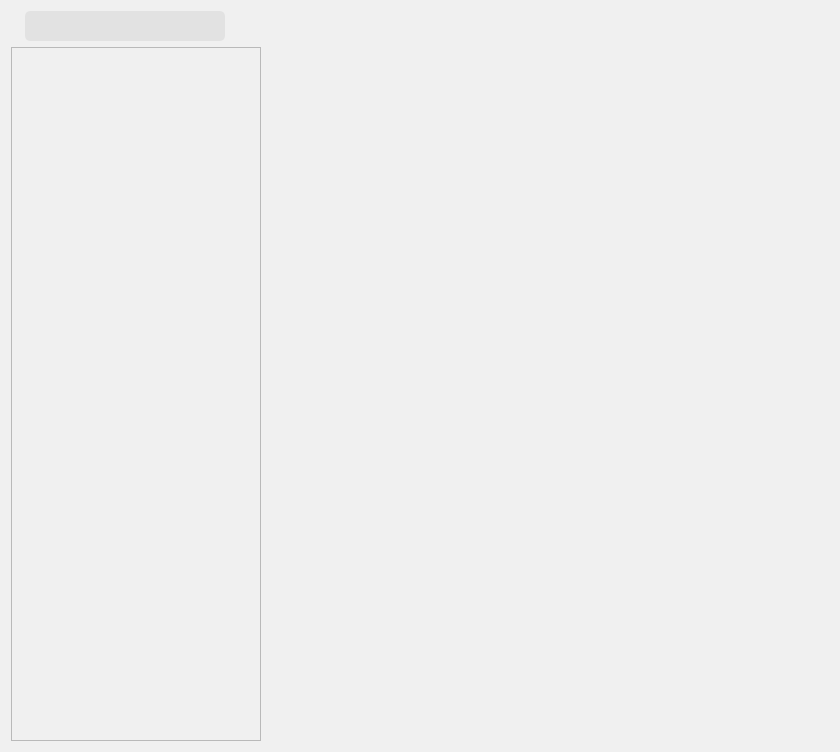
<?xml version="1.0" encoding="UTF-8"?>
<ui version="4.0">
    <class>Form</class>
    <widget class="QWidget" name="Form">
        <property name="geometry">
            <rect>
                <x>0</x>
                <y>0</y>
                <width>840</width>
                <height>752</height>
            </rect>
        </property>
        <property name="windowTitle">
            <string>Form</string>
        </property>
        <property name="styleSheet">
            <string notr="true">background: rgb(240, 240, 240);</string>
        </property>
        <layout class="QHBoxLayout" name="horizontalLayout_2" stretch="0,1">
            <property name="spacing">
                <number>6</number>
            </property>
            <item>
                <layout class="QVBoxLayout" name="verticalLayout_2" stretch="0,1">
                    <property name="spacing">
                        <number>6</number>
                    </property>
                    <item>
                        <layout class="QVBoxLayout" name="verticalLayout">
                            <item>
                                <layout class="QHBoxLayout" name="horizontalLayout">
                                    <item>
                                        <widget class="QLabel" name="label">
                                            <property name="text">
                                                <string/>
                                            </property>
                                        </widget>
                                    </item>
                                    <item>
                                        <widget class="QLineEdit" name="lineEdit">
                                            <property name="minimumSize">
                                                <size>
                                                    <width>200</width>
                                                    <height>30</height>
                                                </size>
                                            </property>
                                            <property name="maximumSize">
                                                <size>
                                                    <width>200</width>
                                                    <height>16777215</height>
                                                </size>
                                            </property>
                                            <property name="styleSheet">
                                                <string notr="true">background:transparent;
                                                    border-radius:5px;
                                                    border-top: 0px solid #b2e281;
                                                    border-bottom: 0px solid #b2e281;
                                                    border-right: 0px solid #b2e281;
                                                    border-left: 0px solid #b2e281;
                                                    border-style:outset;
                                                    background-color:rgb(226,226,226);
                                                </string>
                                            </property>
                                            <property name="cursorMoveStyle">
                                                <enum>Qt::VisualMoveStyle</enum>
                                            </property>
                                        </widget>
                                    </item>
                                    <item>
                                        <widget class="QLabel" name="label_2">
                                            <property name="minimumSize">
                                                <size>
                                                    <width>30</width>
                                                    <height>0</height>
                                                </size>
                                            </property>
                                            <property name="text">
                                                <string/>
                                            </property>
                                        </widget>
                                    </item>
                                </layout>
                            </item>
                        </layout>
                    </item>
                    <item>
                        <widget class="QListWidget" name="listWidget">
                            <property name="minimumSize">
                                <size>
                                    <width>250</width>
                                    <height>0</height>
                                </size>
                            </property>
                            <property name="maximumSize">
                                <size>
                                    <width>250</width>
                                    <height>16777215</height>
                                </size>
                            </property>
                            <property name="horizontalScrollBarPolicy">
                                <enum>Qt::ScrollBarAlwaysOff</enum>
                            </property>
                        </widget>
                    </item>
                </layout>
            </item>
            <item>
                <widget class="QStackedWidget" name="stackedWidget">
                    <property name="currentIndex">
                        <number>-1</number>
                    </property>
                </widget>
            </item>
        </layout>
    </widget>
    <resources/>
    <connections/>
</ui>
